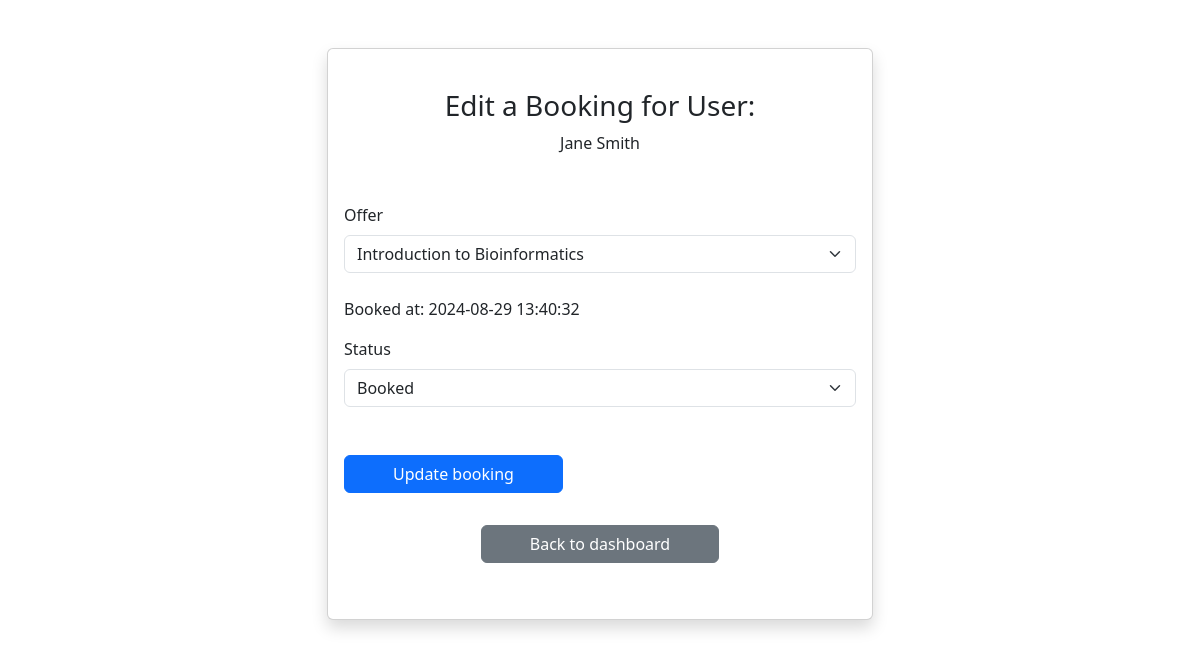
Screenshot of /frontend/HTML/edit_booking.php?id=6 (signed in) with the database file from the repository.
### tables this page shows
CREATE TABLE `bookings` (
  `id` int(11) NOT NULL,
  `student_id` int(11) DEFAULT NULL,
  `tutoring_service_id` int(11) DEFAULT NULL,
  `booking_date` datetime NOT NULL,
  `status` enum('booked','completed','cancelled') NOT NULL DEFAULT 'booked'
);

CREATE TABLE `users` (
  `id` int(11) NOT NULL,
  `firstname` varchar(50) NOT NULL,
  `lastname` varchar(50) NOT NULL,
  `password` varchar(255) NOT NULL,
  `email` varchar(100) NOT NULL,
  `role` enum('student','trainer','admin') NOT NULL DEFAULT 'student',
  `picture` varchar(255) NOT NULL,
  `profile_info` text DEFAULT NULL
);

### components/dbconnection.php (called while the page is built, shortened)
<?php
class DbConfig
{
    private $hostName = "localhost";
    private $userName = "root";
    private $password = "";
    private $dbName = "full_stack_project_be22";
    private $conn;
    private function connect()
    {
        $this->conn = @new Mysqli($this->hostName, $this->userName, $this->password, $this->dbName);
        return true;
    }
    public function read($for, $table, $cols = "*", $conditions = "", $join = "", $orderBy = "", $groupBy = "", $subQuery = "")
    {
        $columns = "";
        $joins = "";
        if (is_array($cols)) {
            $columns = implode(", ", $cols);
        } else {
            $columns = $cols;
        }
        if (is_array($join)) {
            $joins = implode(" ", $join);
        } else {
            $joins = $join;
        }
        $sql = "SELECT $columns FROM $table $joins $conditions $subQuery $groupBy $orderBy";
        $result = $this->conn->query($sql);
        if ($result->num_rows == 0) {
            if ($for == "JSON") {
                $this->JSONresponse(200, "No results found!");
                return null;
            } else {
                return null;
            }
        } else {
            if ($for == "JSON") {
                $this->JSONresponse(200, "All products!", $result->fetch_all(MYSQLI_ASSOC));
            } else {
                return $result->fetch_all(MYSQLI_ASSOC);
            }
        }
        return false;
    }
}
$obj = new DbConfig();

### frontend/HTML/edit_booking.php (the view, shortened to what this page needs)
<?php
require_once "../../components/dbconnection.php";
if (isset($_GET['id'])) {
    $id = $_GET['id'];
    $cols = [
        "bookings.id",
        "bookings.student_id",
        "bookings.tutoring_service_id",
        "bookings.booking_date",
        "bookings.status",
        "users.firstname AS student_name",
        "users.lastname AS student_lastname",
        "tutoring_services.title AS tutoring_title"
    ];
    $join = "JOIN users ON bookings.student_id=users.id
            JOIN tutoring_services ON bookings.tutoring_service_id=tutoring_services.id";
    $booking = $obj->read("", "bookings", $cols, "WHERE bookings.id = $id", $join);
    $tutoring_service_id = $booking[0]['tutoring_service_id'];
    $status = $booking[0]['status'];
    $offer = $obj->read("", "tutoring_services", "*");
} else {
    header("Location: dashboard.php");
    exit();
}
?>
<!DOCTYPE html>
<html lang="en">
<head>
    <link
        href="https://cdn.jsdelivr.net/npm/bootstrap@5.3.3/dist/css/bootstrap.min.css"
        rel="stylesheet"
 />
</head>
<body>
    <div class="container">
        <div class="row my-5 d-flex justify-content-center">
            <div class="col-md-6">
                <div class="card shadow mb-5">
                    <div class="card-body">
                        <h5 class="card-title mb-2 mt-4 text-center fs-3">
                            Edit a Booking for User:
                        </h5>
                        <p class="text-center mb-5"><?= $booking[0]['student_name'] . " " . $booking[0]['student_lastname'] ?></p>
                        <form id="update_booking_form">
                            <div class="mb-4">
                                <label for="offer_id" class="mb-2">Offer</label> <select name="offer_id" id="offer_id" class="form-select">
                                    <?php foreach ($offer as $value) {
                                        $selected = $value["id"] == $tutoring_service_id ? "selected" : "";
                                        echo "<option value='{$value["id"]}' $selected>{$value["title"]}</option>";
                                    } ?>
                                </select>
                            </div>
                            <div class="mb-4">
                                <p class="mb-3">Booked at: <?= $booking[0]['booking_date'] ?></p>
                                <label for="status" class="mb-2">Status</label>
                                <select name="status" id="status" class="form-select">
                                    <option value="booked" <?= $status == 'booked' ? 'selected' : '' ?>>Booked</option>
                                </select>
                            </div>
                            <input type="submit" value="Update booking" name="edit" class="btn btn-primary px-5 mb-2 mt-4">
                        </form>
                        <p class="text-center">
                            <a href="dashboard.php" class="btn btn-secondary px-5 mb-4 mt-4"> Back to dashboard</a>
                        </p>
                    </div>
                </div>
            </div>
        </div>
    </div>
</body>
</html>

### rows the page displays
bookings: student.firstname "Jane", student.lastname "Smith", booking_date "2024-08-29 13:40:32", status "Booked"

### other values shown
form field offer_id "Introduction to Bioinformatics"
